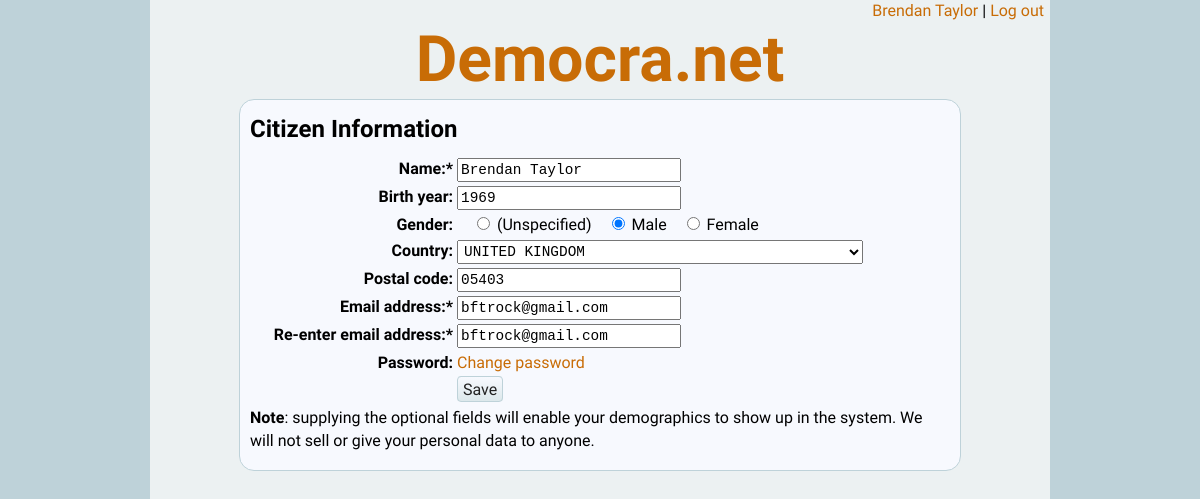
Page /citizen.php (signed in) on the committed database.
### tables this page shows
CREATE TABLE `citizens` (
  `citizen_id` int(11) NOT NULL AUTO_INCREMENT,
  `password` varchar(100) NOT NULL,
  `email` varchar(100) NOT NULL,
  `name` varchar(100) DEFAULT NULL,
  `birth_year` int(11) DEFAULT NULL,
  `gender` int(11) DEFAULT NULL,
  `country` int(11) DEFAULT NULL,
  `postal_code` varchar(25) DEFAULT NULL,
  PRIMARY KEY (`citizen_id`)
);

### inc/class.citizen.php (called while the page is built, shortened)
<?php
require_once ("class.database.php");
require_once ("util.democranet.php");
class citizen
{
	public $citizen_id = null;
	public function check_session()
	{
		if (isset($_SESSION['citizen_id']))
		{
			$this->citizen_id = $_SESSION['citizen_id'];
		}
	}
	public function load_db($db)
	{
		$this->db = $db;
		$sql = "SELECT * FROM citizens WHERE citizen_id = '{$this->citizen_id}'";
		$this->db->execute_query($sql);
		$line = $this->db->fetch_line();
		$this->name = $line['name'];
		$this->email = $line['email'];
		$this->birth_year = $line['birth_year'];
		$this->gender = $line['gender'];
		$this->country = $line['country'];
		$this->postal_code = $line['postal_code'];
	}
}
?>

### inc/class.database.php (called while the page is built, shortened)
<?php
class database {
	public $conn = null;
	public $result = null;
	public function open_connection()
	{
		$this->conn = new mysqli(self::DB_HOST, self::DB_UNAME, self::DB_PWD, self::DB_NAME)
			or die("Connect Error (" . $this->conn->connect_errno . ") " . $this->conn->connect_error);
	}
	public function execute_query($sql)
	{
		$this->result = $this->conn->query($sql)
			or die("Could not execute the query: {$this->conn->error}<br />sql = {$sql}");
	}
	public function fetch_line($result = null)
	{
		if ($result)
		{
			$line = $result->fetch_assoc();
		}
		else
		{
			$line = $this->result->fetch_assoc();
		}
		return $line;
	}
}
?>

### inc/util.democranet.php (called while the page is built, shortened)
<?php
function check_field($field_name, $arr, $is_required = false) {
	if (isset($arr[$field_name]) && strlen($arr[$field_name]) > 0) {
		return true;
	} else {
		return false;
	}
}
?>

### inc/util.citizen.php (the view)
<?php
function get_gender_input($gender_id = null) {
	$arr = array(0 => "(Unspecified)", 1 => "Male", 2 => "Female");
	$ret = "";
	foreach ($arr as $index=>$value)
	{
		$ret .= "<input type=\"radio\" name=\"gender\" value=\"{$index}\"";
		if ($gender_id == $index)
		{
			$ret .= " checked";
		}
		$ret .= "> {$value}";
	}
	return $ret;
}
function get_country_select($country_id = null) {
	global $db;
	$sql = "SELECT * FROM countries ORDER BY name";
	$db->execute_query($sql);
	$ret = "<select name=\"country\">";
	while ($line = $db->fetch_line()) {
		$ret .= "<option value=\"{$line['country_id']}\"";
		if ($line['country_id'] == $country_id) {
			$ret .= " selected=true";
		}
		$ret .= ">{$line['name']}</option>";
	}
	$ret .= "</select>";
	return $ret;
}
?>

### citizen.php (shortened to what this page needs)
<?php
require_once ("inc/class.database.php");
require_once ("inc/util.democranet.php");
require_once ("inc/util.citizen.php");
require_once ("inc/class.citizen.php");
$db = new database();
$db->open_connection();
$citizen = new citizen();
$citizen->check_session();
if ($citizen->in_session)
{
	$citizen->load_db($db);
}
else
{
	header("Location:login.php");
}
if (check_field("m", $_REQUEST))
{
	$mode = $_GET['m'];
}
else
{
	$mode = "e";
}
switch ($mode)
{
	case "e":
	case "p":
		$submit_action = "citizen.php?m=u";
		break;
}
echo DOC_TYPE;
?>
<html>
<head>
	<link rel="stylesheet" type="text/css" href="style/democranet.css" />
</head>
<body>
<div id="container">
<?php include ("inc/header.login.php"); ?>
	<div class="content">
		<p><span class="title">Citizen Information</span></p>
		<form method="post" action="<?php echo $submit_action; ?>" id="citizen_form">
			<table class="form">
				<tr>
					<th id="name_lbl">Name:*<input type="hidden" name="citizen_id"/></td>
					<td><input type="text" size="25" name="name" id="name" value="<?php echo $citizen->name; ?>" /></td>
				</tr>
				<tr>
					<th id="birth_year_lbl">Birth year:</td>
					<td><input type="text" size="25" name="birth_year" id="birth_year" value="<?php echo $citizen->birth_year; ?>" /></td>
				</tr>
				<tr>
					<th id="gender_lbl">Gender:</td>
					<td><?php echo get_gender_input($citizen->gender); ?></td>
				</tr>
				<tr>
					<th id="country_lbl">Country:</td>
					<td><?php echo get_country_select($citizen->country); ?></td>
				</tr>
				<tr>
					<th id="postal_code_lbl">Postal code:</td>
					<td><input type="text" size="25" name="postal_code" id="postal_code" value="<?php echo $citizen->postal_code; ?>" /></td>
				</tr>
				<tr>
					<th id="email1_lbl">Email address:*</td>
					<td><input type="text" size="25" name="email" id="email1" value="<?php echo $citizen->email; ?>"/></td>
				</tr>
				<tr>
					<th id="email2_lbl">Re-enter email address:*</td>
					<td><input type="text" size="25" id="email2" value="<?php echo $citizen->email; ?>"/></td>
				</tr>
<?php if ($mode == "e") { ?>
				<tr>
					<th id="password1_lbl">Password:</td>
					<td><a href="citizen.php?m=p">Change password</a></td>
				</tr>
<?php } ?>
				<tr>
					<td></td>
					<td><a class="btn" href="JAVASCRIPT: submitForm()">Save</a></td>
				</tr>
			</table>
		</form>
		<p><strong>Note</strong>: supplying the optional fields will enable your demographics to show up in the system.
			We will not sell or give your personal data to anyone.</p>
	</div>
</div>
</body>
</html>

### inc/header.login.php
<div id="login">
	<p><a href="citizen.php"><?php echo $citizen->name; ?></a>&nbsp;|&nbsp;<a href="login.php?m=lo">Log out</a></p>
</div>
<div id="header">
	<h1><a href="index.php">Democra.net</a></h1>
</div>

### style/democranet.css (style rules this page uses)
body { font-family: 'Quattrocento Sans', helvetica, arial, sans-serif; font-size: 100%; line-height: 1.4; background-color: #BED2D9; margin: 0; }
h1, h2, h3, h4, h5 { font-family: 'Dosis', sans-serif; font-weight: 600; line-height: 1.2; margin-bottom: .5em; }
p { font-family: 'Quattrocento Sans', helvetica, arial, sans-serif; font-size: 1em; font-weight: 400; margin-top: .2em; margin-bottom: .5em; }
input, textarea, select { font-family: 'Courier', monospace; font-size: 0.9em; padding: 2px; }
.title { font-size: 1.5em; margin: 0 0 .5em 0; font-weight: 700; }
table { font-size: 1em; }
.btn { border-style: solid; border-color: #BED2D9; border-radius: 4px; border-width: 1px; padding: 3px 5px 2px; background-image: linear-gradient(#F7F9FE, #DCE8EB); cursor: pointer; }
a.btn:link { text-decoration: none; color: #222; -webkit-transition: all 0s linear; -moz-transition: all 0s linear; -ms-transition: all 0s linear; -o-transition: all 0s linear; transition: all 0s linear; }
a:link { text-decoration: none; color: #C86C06; -webkit-transition: all .1s linear; -moz-transition: all .1s linear; -ms-transition: all .1s linear; -o-transition: all .1s linear; transition: all .1s linear; }
#header { text-align: center; padding: 0; }
#header h1 { margin-top:0; margin-bottom: 0; font-size: 4em; }
#container { margin: 0 auto; width: 900px; background-color: #ECF1F2; min-height: 780px; padding-bottom: 5px; }
#login { text-align: right; padding-right: 6px; }
#login p { margin: 0; }
.content { margin: 5px 10px; padding: 10px; background-color: #F7F9FE; border-radius: 15px; border: 1px solid #BED2D9; }
table.form { width:100%; }
table.form th { vertical-align: top; text-align: right; width: 90px; }

### rows in the picture
citizens: name "Brendan Taylor", birth_year "1969", postal_code "05403", email "bftrock@gmail.com"

### other values in the picture
form field country "UNITED KINGDOM"
